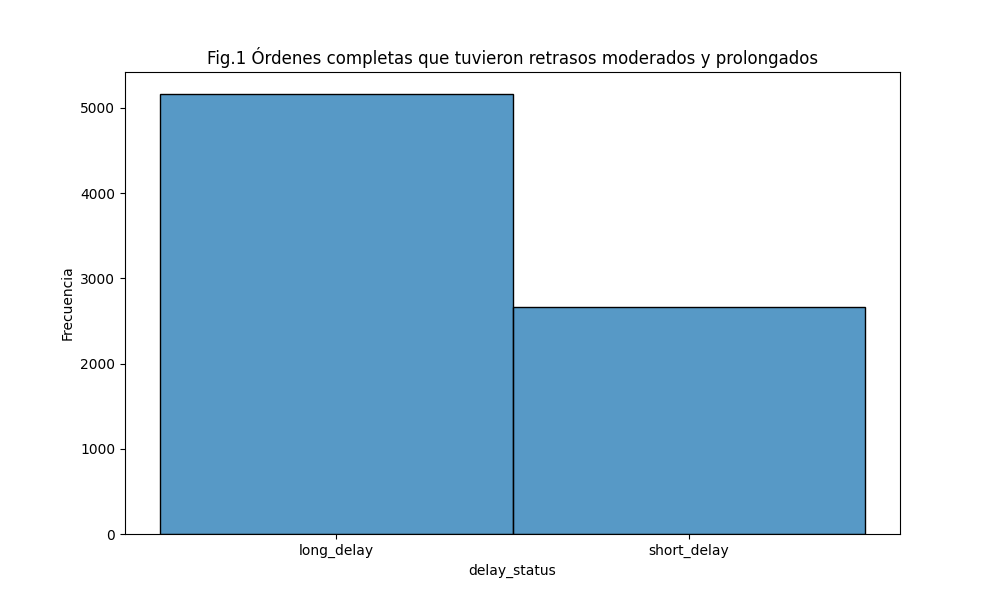

Write Python code to recreate this figure.
# Importamos librerias
import os
import pandas as pd
import numpy as np
import matplotlib.pyplot as plt
import seaborn as sns
import warnings
warnings.filterwarnings('ignore')

# Constantes de nuestro dataset
PATH = '/content/'
FILE_NAME = 'oilst_processed.csv'

# Validamos que existe el archivo
print(f'ruta: {PATH}{FILE_NAME}')
print(os.path.exists(os.path.join(PATH, FILE_NAME)))
# creamos el dataframe
df_processed = pd.read_csv(os.path.join(PATH, FILE_NAME))

#columnas que son de tipo fecha deben ser interpretadas como tal en el df
columns_dates = ['order_purchase_timestamp',
    'order_approved_at',
    'order_delivered_carrier_date',
    'order_delivered_customer_date',
    'order_estimated_delivery_date'
    ]

df_processed = pd.read_csv(os.path.join(PATH, FILE_NAME),
    parse_dates=columns_dates)

print(df_processed.info())

# creamos el df que sea solo de ordenes entregadas y que tuvieron retrasos moderados y prolongados
filtro = '(order_status == "delivered") & (delay_status != "on_time")'

df_delivered = df_processed.query(filtro)

#creamos la figura
plt.figure(figsize=(10,6))
titulo = 'Fig.1 Órdenes completas que tuvieron retrasos moderados y prolongados'
x_label = 'delay_status'
y_label = 'Frecuencia'

sns.histplot(
    data = df_delivered['delay_status'],
    bins = 100
    )
plt.title(titulo)
plt.xlabel(x_label)
plt.ylabel(y_label)
plt.savefig('3_a_histogram_sales_short_long_delays.png')
plt.show()
#